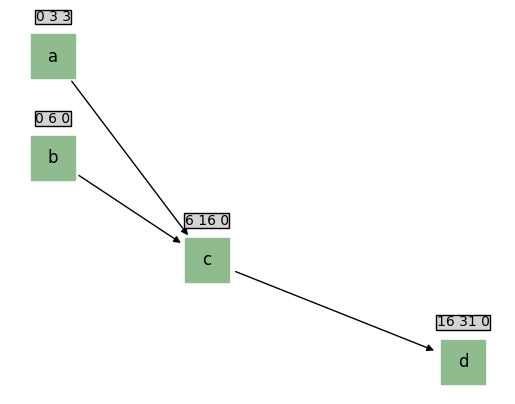

Generate this figure with Python:
import csv
from collections import defaultdict
import networkx as nx
import matplotlib.pyplot as plt
# import pygraphviz as pgv


def find_paths(graph, node, slackTimes, paths):
    if not graph[node]:
        paths[-1].append(node)
        paths.append([])
        #print(node)
        return
    elif slackTimes[node] == 0:
        paths[-1].append(node)
        #print('{} -> '.format(node), end = '')
        for nxt in graph[node]:
            find_paths(graph, nxt, slackTimes, paths)

def print_graph_info(graph):
    print("Number of nodes:", graph.number_of_nodes())
    print("Number of edges:", graph.number_of_edges())


def make_pert_chart(graph, startTimes, completionTimes, slackTimes, criticalPaths):
    node_size = 1000  # Adjust the node size as needed
    # Convert graph dictionary to a NetworkX graph
    g = nx.DiGraph()
    for parent, children in graph.items():
        for child in children:
            g.add_edge(parent, child)

    criticalEdges = defaultdict(list)

    for path in criticalPaths:
        for i in range(len(path) - 1):
            criticalEdges[path[i] + path[i+1]] = True

    labelsDict = {}
    for parent in graph:
        for child in graph[parent]:
            parentStr = '{} {} {}'.format(startTimes[parent], completionTimes[parent], slackTimes[parent])
            childStr = '{} {} {}'.format(startTimes[child], completionTimes[child], slackTimes[child])
            labelsDict[parent] = parentStr
            labelsDict[child] = childStr
            g.add_edge(parent, child, color='black')

    # Sort nodes by start time
    sorted_nodes = sorted(startTimes.keys(), key=lambda x: startTimes[x])

    # Calculate horizontal position based on start time
    pos = {}
    for i, node in enumerate(sorted_nodes):
        pos[node] = (startTimes[node], -i)

    # Adjust vertical position to prevent overlap
    # for node in sorted_nodes:
    #     x, y = pos[node]
    #     neighbors = list(g.neighbors(node))
    #     if neighbors:
    #         avg_y = sum(pos[neighbor][1] for neighbor in neighbors) / len(neighbors)
    #         pos[node] = (x, avg_y)
    # Adjust vertical position to prevent overlap
    for node_index, node in enumerate(sorted_nodes):
        x, y = pos[node]
        # Check for existing nodes in the same vertical position
        existing_nodes = [n for n, (nx, ny) in pos.items() if ny == y]
        if existing_nodes:
            # If there are existing nodes at the same vertical position, move the new node down
            y_offset = (len(existing_nodes)+4) * 0.5 # Adjust this value as needed
            # y_offset=1
            pos[node] = (x, y - y_offset)
        else:
            pos[node] = (x, y+1)        

    # Maintain a dictionary to track the maximum y-coordinate of each horizontal position
    max_y_for_x = defaultdict(float)

    for task in sorted_nodes:
        x, y = pos[task]
        plt.text(x, y + 0.35, s=labelsDict[task], bbox=dict(facecolor='lightgrey', alpha=1,pad=0.2), horizontalalignment='center')

        # Update max_y_for_x for the current horizontal position
        max_y_for_x[x] = max(max_y_for_x[x], y + 0.3)

    # Draw nodes as rectangles
    node_shapes = {node: 's' for node in sorted_nodes}

    print_graph_info(g)

    edges = list(g.edges())
    colors = [g[u][v]['color'] for u, v in edges]

    nx.draw(g, pos, with_labels=True, edge_color=colors, node_shape='s', node_size=1000, node_color='darkseagreen')
    plt.savefig('pert.png', bbox_inches='tight')
    # plt.show()



def make_gantt_chart(graph, startTimes, completionTimes, durations, slackTimes):
    
    fig, ax = plt.subplots()
    y_values = sorted(startTimes.keys(), key = lambda x: startTimes[x])
    y_start = 40
    # y_start = 0
    y_height = 5
    for value in y_values:
        ax.broken_barh([(startTimes[value], durations[value])], (y_start, y_height), facecolors = 'darkseagreen')
        ax.broken_barh([(completionTimes[value], slackTimes[value])], (y_start, y_height), facecolors = 'lightgrey')
        ax.text(completionTimes[value] + slackTimes[value] + 0.5,y_start + y_height/2, value)
        y_start += 10
    ax.set_xlim(0, max(completionTimes.values()) + 5)
    ax.set_ylim(len(durations)*20)
    ax.set_xlabel('Time')
    ax.set_ylabel('Tasks')
    i = 5
    y_ticks = []
    y_ticklabels = []
    while i < len(durations)*20:    
        y_ticks.append(i)
        i += 10
    ax.set_yticks(y_ticks)
    plt.tick_params(
    axis='y',          # changes apply to the x-axis
    which='both',      # both major and minor ticks are affected
    left='off',         # ticks along the top edge are off
    labelleft='off') # labels along the bottom edge are off
    plt.savefig('gantt.png', bbox_inches = 'tight')
    # plt.show()


def main(filename):

    graph = defaultdict(list)
    duration = {}
    
    try:
        with open(filename, newline = '') as csvfile:
            reader = csv.reader(csvfile)
            next(reader)
            for row in reader:
                nodes = row[2].split(' ')
                for node in nodes:
                    graph[node].append(row[0])
                duration[row[0]] = int(row[1])
    except:
        return -1
    
    tasks = duration.keys()
    
    #initialize start times
    startTimes = {}
    for task in graph['NONE']:
        startTimes[task] = 0
    graph.pop('NONE', None)
    
    # calculate start times
    while len(startTimes) < len(tasks): # while any node doesn't have a start time
        for task in tasks: # loop through all tasks
            if task not in startTimes: # if the task doesn't have a start time yet
                startTime = 0 # initialize start time to be some minimum value
                flag = True
                for parent in graph: # look for all tasks it depends on i.e. all nodes pointing to it
                    if task in graph[parent]: # we found a parent
                        if parent in startTimes: # if the parent has a start time, compare it to current max
                            startTime = max(startTime, startTimes[parent] + duration[parent])
                        else: # else, one of the parents doesn't have a start time, so we can't calculate start time of current task yet
                            flag = False
                if flag:
                    startTimes[task] = startTime
    
    # calculate completion times
    completionTimes = {}
    for task in tasks:
        completionTimes[task] = startTimes[task] + duration[task]
    
    # calculate slack times
    slackTimes = {}
    for task in tasks:
        slackTime = 9999999999999999999#;
        for node in graph[task]:
            slackTime = min(slackTime, startTimes[node] - completionTimes[task])
        if not graph[task]:
            slackTimes[task] = 0
        else:
            slackTimes[task] = slackTime
    
    print('start times: {}'.format(startTimes))
    print('completion times: {}'.format(completionTimes))
    print('slack times: {}'.format(slackTimes))
    
    # find critical paths
    criticalPaths = [[]]
    for node in graph:
        if startTimes[node] == 0:
            find_paths(graph, node, slackTimes, criticalPaths)
    criticalPaths.pop()
    print(criticalPaths)
    
    make_pert_chart(graph, startTimes, completionTimes, slackTimes, criticalPaths)
    make_gantt_chart(graph, startTimes, completionTimes, duration, slackTimes)
    
if __name__ == '__main__':
    print("hey its me!!!")
    main('temp_csv/tasks.csv')